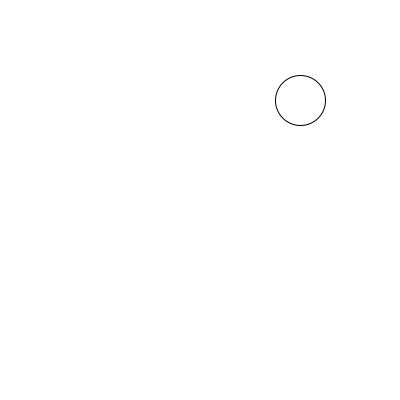
Frame 1 (no input)
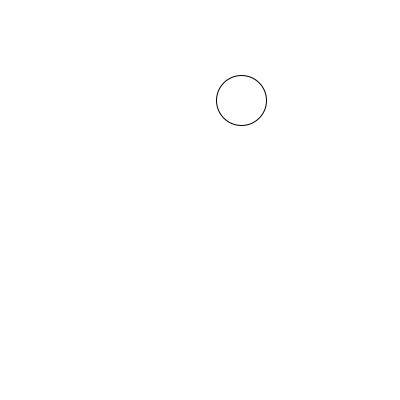
Frame 60 (the mouse pressed at the canvas centre just before this capture)
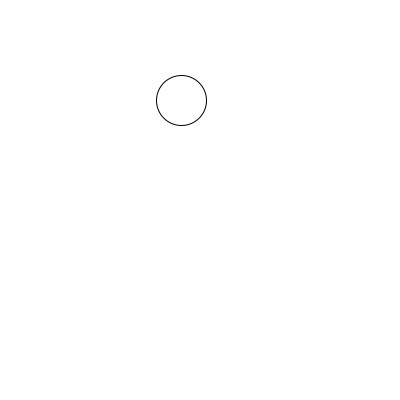
Frame 120 (the mouse held since frame 60 and released just before this capture)

The Processing sketch that drew these frames (run headless with seeded random() and noise(); from frame 60 on, the mouse is pressed at the canvas centre):

// Processing sketch: protoStage
// ── protoStage.pde
class Stage {
  /*====================================
    x_pos       :座標軸ｘの位置
    y_pos       :座標軸ｙの位置
    dx          :x方向のスクロール度合い
    dy          :y方向のスクロール度合い
    x_direction :x軸のスクロール方向
    y_direction :y軸のスクロール方向
  ====================================*/
  int dx = 1;
  int dy = 1;
  int x_direction = -1;
  int y_direction = 0;
  int x_pos = 0;
  int y_pos = 0;
  
  
  
  //コンストラクタ
  Stage() {
   //do nothing
  }
  
  
  
  //自動スクロールの方向変更
  /*==================================
    引数idの値でスクロール方向の変化(障害物の動く方向)
    0:右
    1:右下
    2:下
    3:左下
    4:左
    5:左上
    6:上
    7:右上
  ==================================*/
  void change_scroll_direction(int id) {
    int[] x_directions = { 1, 1, 0,-1,-1,-1, 0, 1};
    int[] y_directions = { 0, 1, 1, 1, 0,-1,-1, 1};
    x_direction = x_directions[id];
    y_direction = y_directions[id];
  }
  
  
  //ステージの表示
  void display() {
    translate(x_pos,y_pos);          //描画座標軸の変更
    change_scroll_direction(4);      //スクロール方向の変更
    x_pos += dx * x_direction;       //座標軸xの移動
    y_pos += dy * y_direction;       //座標軸yの移動
    
    //障害物などを描画するところ-begin-//
    ellipse(300,100,50,50);
    //障害物などを描画するところ- end -//
  }
  
  
  //ゴールエリア(自機がこのアリアについたらクリア)の設定:サブクラスで実装
  void set_goal() {
    //do nothing
  }
  
}

Stage s = new Stage();

void setup() {
  size(400, 400);
}

void draw() {
  background(255);
  s.display();
}
